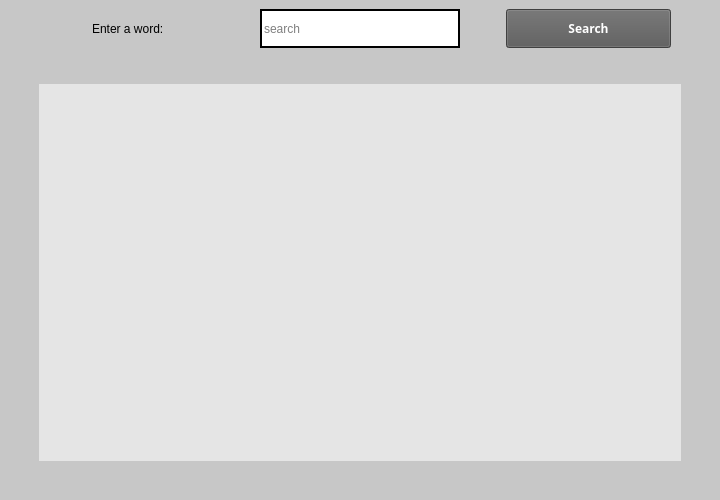
<?xml version="1.0" encoding="UTF-8"?>
<ui version="4.0">
 <class>Dictionary</class>
 <widget class="QMainWindow" name="Dictionary">
  <property name="geometry">
   <rect>
    <x>0</x>
    <y>0</y>
    <width>720</width>
    <height>500</height>
   </rect>
  </property>
  <property name="sizePolicy">
   <sizepolicy hsizetype="Fixed" vsizetype="Fixed">
    <horstretch>0</horstretch>
    <verstretch>0</verstretch>
   </sizepolicy>
  </property>
  <property name="minimumSize">
   <size>
    <width>720</width>
    <height>500</height>
   </size>
  </property>
  <property name="windowTitle">
   <string>MainWindow</string>
  </property>
  <property name="styleSheet">
   <string notr="true">background-color: rgb(199, 199, 199);</string>
  </property>
  <widget class="QWidget" name="centralwidget">
   <layout class="QVBoxLayout" name="verticalLayout">
    <item>
     <layout class="QGridLayout" name="gridLayout">
      <item row="0" column="1">
       <widget class="QLineEdit" name="lineEdit">
        <property name="maximumSize">
         <size>
          <width>200</width>
          <height>40</height>
         </size>
        </property>
        <property name="font">
         <font>
          <underline>false</underline>
         </font>
        </property>
        <property name="styleSheet">
         <string notr="true">background-color: rgb(255, 255, 255);
border: 2px solid black;
</string>
        </property>
        <property name="locale">
         <locale language="Uzbek" country="Uzbekistan"/>
        </property>
        <property name="placeholderText">
         <string notr="true">search</string>
        </property>
       </widget>
      </item>
      <item row="1" column="0" colspan="3">
       <widget class="QLabel" name="label">
        <property name="styleSheet">
         <string notr="true">background-color: rgb(229, 229, 229);
margin: 30px 30px</string>
        </property>
        <property name="text">
         <string/>
        </property>
       </widget>
      </item>
      <item row="0" column="2">
       <widget class="QPushButton" name="pushButton">
        <property name="font">
         <font>
          <family>Arial Black</family>
          <bold>true</bold>
         </font>
        </property>
        <property name="toolTip">
         <string>&lt;!DOCTYPE HTML PUBLIC &quot;-//W3C//DTD HTML 4.0//EN&quot; &quot;http://www.w3.org/TR/REC-html40/strict.dtd&quot;&gt;
&lt;html&gt;&lt;head&gt;&lt;meta name=&quot;qrichtext&quot; content=&quot;1&quot; /&gt;&lt;style type=&quot;text/css&quot;&gt;
p, li { white-space: pre-wrap; }
&lt;/style&gt;&lt;/head&gt;&lt;body style=&quot; font-family:'Arial Black'; font-size:8pt; font-weight:600; font-style:normal;&quot;&gt;
&lt;p style=&quot;-qt-paragraph-type:empty; margin-top:0px; margin-bottom:0px; margin-left:0px; margin-right:0px; -qt-block-indent:0; text-indent:0px;&quot;&gt;&lt;br /&gt;&lt;/p&gt;&lt;/body&gt;&lt;/html&gt;</string>
        </property>
        <property name="styleSheet">
         <string notr="true">color: rgb(255, 255, 255);
background-color: rgb(89, 89, 89);
margin:0px 40px 0px 40px;
padding:10px
</string>
        </property>
        <property name="text">
         <string>Search</string>
        </property>
       </widget>
      </item>
      <item row="0" column="0">
       <widget class="QLabel" name="label_2">
        <property name="styleSheet">
         <string notr="true">font: 87 10pt &quot;Arial Black&quot;;
padding: 0px 0px  opx 80 px</string>
        </property>
        <property name="text">
         <string>Enter a word:</string>
        </property>
       </widget>
      </item>
     </layout>
    </item>
   </layout>
  </widget>
 </widget>
 <resources/>
 <connections/>
</ui>
